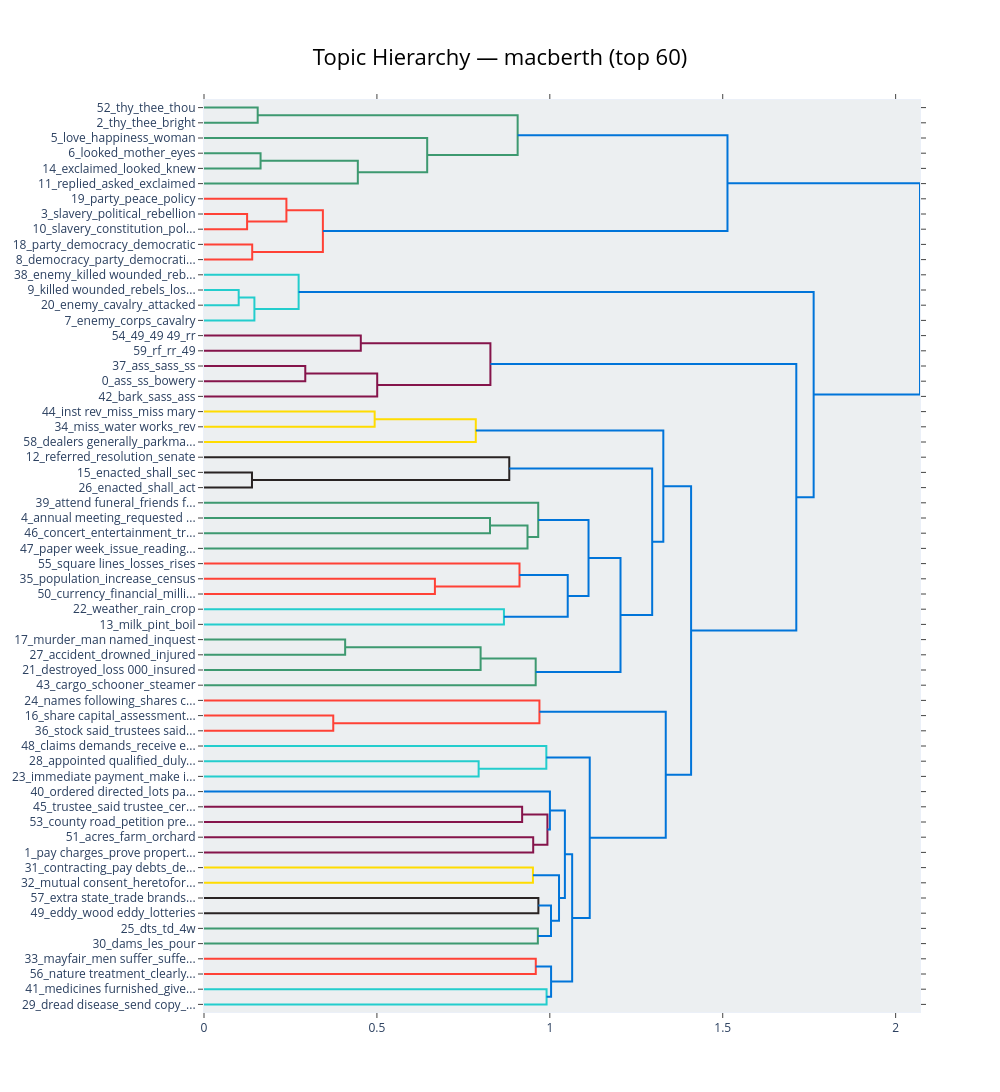

Notebook code cell kept with this figure:
### Code cell
# Hierarchical clustering of topics — groups similar topics into a dendrogram.
# Useful for identifying topic families (e.g. all slavery-related topics together).
fig = topic_model.visualize_hierarchy(
    top_n_topics=60,   # reduce for readability; None = all
    title=f'Topic Hierarchy — {MODEL_NAME} (top 60)',
)
fig.show()

### Figure 1 — Plotly figure (JSON) as saved in the notebook; plotly's stock layout.template omitted (floating-point values rounded to 4 significant figures)
{"data": [{"hoverinfo": "text", "marker": {"color": "rgb(61,153,112)"}, "mode": "lines", "type": "scatter", "x": [0.0, 0.1552, 0.1552, 0.0], "xaxis": "x", "y": [-5.0, -5.0, -15.0, -15.0], "yaxis": "y"}, {"hoverinfo": "text", "marker": {"color": "rgb(61,153,112)"}, "mode": "lines", "type": "scatter", "x": [0.0, 0.1636, 0.1636, 0.0], "xaxis": "x", "y": [-35.0, -35.0, -45.0, -45.0], "yaxis": "y"}, {"hoverinfo": "text", "marker": {"color": "rgb(61,153,112)"}, "mode": "lines", "type": "scatter", "x": [0.1636, 0.4448, 0.4448, 0.0], "xaxis": "x", "y": [-40.0, -40.0, -55.0, -55.0], "yaxis": "y"}, {"hoverinfo": "text", "marker": {"color": "rgb(61,153,112)"}, "mode": "lines", "type": "scatter", "x": [0.0, 0.6454, 0.6454, 0.4448], "xaxis": "x", "y": [-25.0, -25.0, -47.5, -47.5], "yaxis": "y"}, {"hoverinfo": "text", "marker": {"color": "rgb(61,153,112)"}, "mode": "lines", "type": "scatter", "x": [0.1552, 0.907, 0.907, 0.6454], "xaxis": "x", "y": [-10.0, -10.0, -36.25, -36.25], "yaxis": "y"}, {"hoverinfo": "text", "marker": {"color": "rgb(255,65,54)"}, "mode": "lines", "type": "scatter", "x": [0.0, 0.1246, 0.1246, 0.0], "xaxis": "x", "y": [-75.0, -75.0, -85.0, -85.0], "yaxis": "y"}, {"hoverinfo": "text", "marker": {"color": "rgb(255,65,54)"}, "mode": "lines", "type": "scatter", "x": [0.0, 0.2383, 0.2383, 0.1246], "xaxis": "x", "y": [-65.0, -65.0, -80.0, -80.0], "yaxis": "y"}, {"hoverinfo": "text", "marker": {"color": "rgb(255,65,54)"}, "mode": "lines", "type": "scatter", "x": [0.0, 0.1394, 0.1394, 0.0], "xaxis": "x", "y": [-95.0, -95.0, -105.0, -105.0], "yaxis": "y"}, {"hoverinfo": "text", "marker": {"color": "rgb(255,65,54)"}, "mode": "lines", "type": "scatter", "x": [0.2383, 0.3438, 0.3438, 0.1394], "xaxis": "x", "y": [-72.5, -72.5, -100.0, -100.0], "yaxis": "y"}, {"hoverinfo": "text", "marker": {"color": "rgb(0,116,217)"}, "mode": "lines", "type": "scatter", "x": [0.907, 1.514, 1.514, 0.3438], "xaxis": "x", "y": [-23.12, -23.12, -86.25, -86.25], "yaxis": "y"}, {"hoverinfo": "text", "marker": {"color": "rgb(35,205,205)"}, "mode": "lines", "type": "scatter", "x": [0.0, 0.1003, 0.1003, 0.0], "xaxis": "x", "y": [-125.0, -125.0, -135.0, -135.0], "yaxis": "y"}, {"hoverinfo": "text", "marker": {"color": "rgb(35,205,205)"}, "mode": "lines", "type": "scatter", "x": [0.1003, 0.1457, 0.1457, 0.0], "xaxis": "x", "y": [-130.0, -130.0, -145.0, -145.0], "yaxis": "y"}, {"hoverinfo": "text", "marker": {"color": "rgb(35,205,205)"}, "mode": "lines", "type": "scatter", "x": [0.0, 0.2736, 0.2736, 0.1457], "xaxis": "x", "y": [-115.0, -115.0, -137.5, -137.5], "yaxis": "y"}, {"hoverinfo": "text", "marker": {"color": "rgb(133,20,75)"}, "mode": "lines", "type": "scatter", "x": [0.0, 0.4534, 0.4534, 0.0], "xaxis": "x", "y": [-155.0, -155.0, -165.0, -165.0], "yaxis": "y"}, {"hoverinfo": "text", "marker": {"color": "rgb(133,20,75)"}, "mode": "lines", "type": "scatter", "x": [0.0, 0.2929, 0.2929, 0.0], "xaxis": "x", "y": [-175.0, -175.0, -185.0, -185.0], "yaxis": "y"}, {"hoverinfo": "text", "marker": {"color": "rgb(133,20,75)"}, "mode": "lines", "type": "scatter", "x": [0.2929, 0.5009, 0.5009, 0.0], "xaxis": "x", "y": [-180.0, -180.0, -195.0, -195.0], "yaxis": "y"}, {"hoverinfo": "text", "marker": {"color": "rgb(133,20,75)"}, "mode": "lines", "type": "scatter", "x": [0.4534, 0.8282, 0.8282, 0.5009], "xaxis": "x", "y": [-160.0, -160.0, -187.5, -187.5], "yaxis": "y"}, {"hoverinfo": "text", "marker": {"color": "rgb(255,220,0)"}, "mode": "lines", "type": "scatter", "x": [0.0, 0.4935, 0.4935, 0.0], "xaxis": "x", "y": [-205.0, -205.0, -215.0, -215.0], "yaxis": "y"}, {"hoverinfo": "text", "marker": {"color": "rgb(255,220,0)"}, "mode": "lines", "type": "scatter", "x": [0.4935, 0.7859, 0.7859, 0.0], "xaxis": "x", "y": [-210.0, -210.0, -225.0, -225.0], "yaxis": "y"}, {"hoverinfo": "text", "marker": {"color": "rgb(40,35,35)"}, "mode": "lines", "type": "scatter", "x": [0.0, 0.1388, 0.1388, 0.0], "xaxis": "x", "y": [-245.0, -245.0, -255.0, -255.0], "yaxis": "y"}, {"hoverinfo": "text", "marker": {"color": "rgb(40,35,35)"}, "mode": "lines", "type": "scatter", "x": [0.0, 0.8827, 0.8827, 0.1388], "xaxis": "x", "y": [-235.0, -235.0, -250.0, -250.0], "yaxis": "y"}, {"hoverinfo": "text", "marker": {"color": "rgb(61,153,112)"}, "mode": "lines", "type": "scatter", "x": [0.0, 0.827, 0.827, 0.0], "xaxis": "x", "y": [-275.0, -275.0, -285.0, -285.0], "yaxis": "y"}, {"hoverinfo": "text", "marker": {"color": "rgb(61,153,112)"}, "mode": "lines", "type": "scatter", "x": [0.827, 0.9355, 0.9355, 0.0], "xaxis": "x", "y": [-280.0, -280.0, -295.0, -295.0], "yaxis": "y"}, {"hoverinfo": "text", "marker": {"color": "rgb(61,153,112)"}, "mode": "lines", "type": "scatter", "x": [0.0, 0.9665, 0.9665, 0.9355], "xaxis": "x", "y": [-265.0, -265.0, -287.5, -287.5], "yaxis": "y"}, {"hoverinfo": "text", "marker": {"color": "rgb(255,65,54)"}, "mode": "lines", "type": "scatter", "x": [0.0, 0.6677, 0.6677, 0.0], "xaxis": "x", "y": [-315.0, -315.0, -325.0, -325.0], "yaxis": "y"}, {"hoverinfo": "text", "marker": {"color": "rgb(255,65,54)"}, "mode": "lines", "type": "scatter", "x": [0.0, 0.9123, 0.9123, 0.6677], "xaxis": "x", "y": [-305.0, -305.0, -320.0, -320.0], "yaxis": "y"}, {"hoverinfo": "text", "marker": {"color": "rgb(35,205,205)"}, "mode": "lines", "type": "scatter", "x": [0.0, 0.8673, 0.8673, 0.0], "xaxis": "x", "y": [-335.0, -335.0, -345.0, -345.0], "yaxis": "y"}, {"hoverinfo": "text", "marker": {"color": "rgb(0,116,217)"}, "mode": "lines", "type": "scatter", "x": [0.9123, 1.052, 1.052, 0.8673], "xaxis": "x", "y": [-312.5, -312.5, -340.0, -340.0], "yaxis": "y"}, {"hoverinfo": "text", "marker": {"color": "rgb(0,116,217)"}, "mode": "lines", "type": "scatter", "x": [0.9665, 1.112, 1.112, 1.052], "xaxis": "x", "y": [-276.2, -276.2, -326.2, -326.2], "yaxis": "y"}, {"hoverinfo": "text", "marker": {"color": "rgb(61,153,112)"}, "mode": "lines", "type": "scatter", "x": [0.0, 0.4082, 0.4082, 0.0], "xaxis": "x", "y": [-355.0, -355.0, -365.0, -365.0], "yaxis": "y"}, {"hoverinfo": "text", "marker": {"color": "rgb(61,153,112)"}, "mode": "lines", "type": "scatter", "x": [0.4082, 0.7999, 0.7999, 0.0], "xaxis": "x", "y": [-360.0, -360.0, -375.0, -375.0], "yaxis": "y"}, {"hoverinfo": "text", "marker": {"color": "rgb(61,153,112)"}, "mode": "lines", "type": "scatter", "x": [0.7999, 0.9591, 0.9591, 0.0], "xaxis": "x", "y": [-367.5, -367.5, -385.0, -385.0], "yaxis": "y"}, {"hoverinfo": "text", "marker": {"color": "rgb(0,116,217)"}, "mode": "lines", "type": "scatter", "x": [1.112, 1.204, 1.204, 0.9591], "xaxis": "x", "y": [-301.2, -301.2, -376.2, -376.2], "yaxis": "y"}, {"hoverinfo": "text", "marker": {"color": "rgb(0,116,217)"}, "mode": "lines", "type": "scatter", "x": [0.8827, 1.296, 1.296, 1.204], "xaxis": "x", "y": [-242.5, -242.5, -338.8, -338.8], "yaxis": "y"}, {"hoverinfo": "text", "marker": {"color": "rgb(0,116,217)"}, "mode": "lines", "type": "scatter", "x": [0.7859, 1.328, 1.328, 1.296], "xaxis": "x", "y": [-217.5, -217.5, -290.6, -290.6], "yaxis": "y"}, {"hoverinfo": "text", "marker": {"color": "rgb(255,65,54)"}, "mode": "lines", "type": "scatter", "x": [0.0, 0.3738, 0.3738, 0.0], "xaxis": "x", "y": [-405.0, -405.0, -415.0, -415.0], "yaxis": "y"}, {"hoverinfo": "text", "marker": {"color": "rgb(255,65,54)"}, "mode": "lines", "type": "scatter", "x": [0.0, 0.97, 0.97, 0.3738], "xaxis": "x", "y": [-395.0, -395.0, -410.0, -410.0], "yaxis": "y"}, {"hoverinfo": "text", "marker": {"color": "rgb(35,205,205)"}, "mode": "lines", "type": "scatter", "x": [0.0, 0.7941, 0.7941, 0.0], "xaxis": "x", "y": [-435.0, -435.0, -445.0, -445.0], "yaxis": "y"}, {"hoverinfo": "text", "marker": {"color": "rgb(35,205,205)"}, "mode": "lines", "type": "scatter", "x": [0.0, 0.9899, 0.9899, 0.7941], "xaxis": "x", "y": [-425.0, -425.0, -440.0, -440.0], "yaxis": "y"}, {"hoverinfo": "text", "marker": {"color": "rgb(133,20,75)"}, "mode": "lines", "type": "scatter", "x": [0.0, 0.92, 0.92, 0.0], "xaxis": "x", "y": [-465.0, -465.0, -475.0, -475.0], "yaxis": "y"}, {"hoverinfo": "text", "marker": {"color": "rgb(133,20,75)"}, "mode": "lines", "type": "scatter", "x": [0.0, 0.9519, 0.9519, 0.0], "xaxis": "x", "y": [-485.0, -485.0, -495.0, -495.0], "yaxis": "y"}, {"hoverinfo": "text", "marker": {"color": "rgb(133,20,75)"}, "mode": "lines", "type": "scatter", "x": [0.92, 0.9931, 0.9931, 0.9519], "xaxis": "x", "y": [-470.0, -470.0, -490.0, -490.0], "yaxis": "y"}, {"hoverinfo": "text", "marker": {"color": "rgb(0,116,217)"}, "mode": "lines", "type": "scatter", "x": [0.0, 1.0, 1.0, 0.9931], "xaxis": "x", "y": [-455.0, -455.0, -480.0, -480.0], "yaxis": "y"}, {"hoverinfo": "text", "marker": {"color": "rgb(255,220,0)"}, "mode": "lines", "type": "scatter", "x": [0.0, 0.9512, 0.9512, 0.0], "xaxis": "x", "y": [-505.0, -505.0, -515.0, -515.0], "yaxis": "y"}, {"hoverinfo": "text", "marker": {"color": "rgb(40,35,35)"}, "mode": "lines", "type": "scatter", "x": [0.0, 0.9669, 0.9669, 0.0], "xaxis": "x", "y": [-525.0, -525.0, -535.0, -535.0], "yaxis": "y"}, {"hoverinfo": "text", "marker": {"color": "rgb(61,153,112)"}, "mode": "lines", "type": "scatter", "x": [0.0, 0.9654, 0.9654, 0.0], "xaxis": "x", "y": [-545.0, -545.0, -555.0, -555.0], "yaxis": "y"}, {"hoverinfo": "text", "marker": {"color": "rgb(0,116,217)"}, "mode": "lines", "type": "scatter", "x": [0.9669, 1.003, 1.003, 0.9654], "xaxis": "x", "y": [-530.0, -530.0, -550.0, -550.0], "yaxis": "y"}, {"hoverinfo": "text", "marker": {"color": "rgb(0,116,217)"}, "mode": "lines", "type": "scatter", "x": [0.9512, 1.027, 1.027, 1.003], "xaxis": "x", "y": [-510.0, -510.0, -540.0, -540.0], "yaxis": "y"}, {"hoverinfo": "text", "marker": {"color": "rgb(0,116,217)"}, "mode": "lines", "type": "scatter", "x": [1.0, 1.044, 1.044, 1.027], "xaxis": "x", "y": [-467.5, -467.5, -525.0, -525.0], "yaxis": "y"}, {"hoverinfo": "text", "marker": {"color": "rgb(255,65,54)"}, "mode": "lines", "type": "scatter", "x": [0.0, 0.9594, 0.9594, 0.0], "xaxis": "x", "y": [-565.0, -565.0, -575.0, -575.0], "yaxis": "y"}, {"hoverinfo": "text", "marker": {"color": "rgb(35,205,205)"}, "mode": "lines", "type": "scatter", "x": [0.0, 0.9906, 0.9906, 0.0], "xaxis": "x", "y": [-585.0, -585.0, -595.0, -595.0], "yaxis": "y"}, {"hoverinfo": "text", "marker": {"color": "rgb(0,116,217)"}, "mode": "lines", "type": "scatter", "x": [0.9594, 1.004, 1.004, 0.9906], "xaxis": "x", "y": [-570.0, -570.0, -590.0, -590.0], "yaxis": "y"}, {"hoverinfo": "text", "marker": {"color": "rgb(0,116,217)"}, "mode": "lines", "type": "scatter", "x": [1.044, 1.065, 1.065, 1.004], "xaxis": "x", "y": [-496.2, -496.2, -580.0, -580.0], "yaxis": "y"}, {"hoverinfo": "text", "marker": {"color": "rgb(0,116,217)"}, "mode": "lines", "type": "scatter", "x": [0.9899, 1.115, 1.115, 1.065], "xaxis": "x", "y": [-432.5, -432.5, -538.1, -538.1], "yaxis": "y"}, {"hoverinfo": "text", "marker": {"color": "rgb(0,116,217)"}, "mode": "lines", "type": "scatter", "x": [0.97, 1.335, 1.335, 1.115], "xaxis": "x", "y": [-402.5, -402.5, -485.3, -485.3], "yaxis": "y"}, {"hoverinfo": "text", "marker": {"color": "rgb(0,116,217)"}, "mode": "lines", "type": "scatter", "x": [1.328, 1.409, 1.409, 1.335], "xaxis": "x", "y": [-254.1, -254.1, -443.9, -443.9], "yaxis": "y"}, {"hoverinfo": "text", "marker": {"color": "rgb(0,116,217)"}, "mode": "lines", "type": "scatter", "x": [0.8282, 1.713, 1.713, 1.409], "xaxis": "x", "y": [-173.8, -173.8, -349.0, -349.0], "yaxis": "y"}, {"hoverinfo": "text", "marker": {"color": "rgb(0,116,217)"}, "mode": "lines", "type": "scatter", "x": [0.2736, 1.763, 1.763, 1.713], "xaxis": "x", "y": [-126.2, -126.2, -261.4, -261.4], "yaxis": "y"}, {"hoverinfo": "text", "marker": {"color": "rgb(0,116,217)"}, "mode": "lines", "type": "scatter", "x": [1.514, 2.07, 2.07, 1.763], "xaxis": "x", "y": [-54.69, -54.69, -193.8, -193.8], "yaxis": "y"}], "layout": {"autosize": false, "height": 1100, "hoverlabel": {"bgcolor": "white", "font": {"family": "Rockwell", "size": 16}}, "hovermode": "closest", "plot_bgcolor": "#ECEFF1", "showlegend": false, "title": {"font": {"color": "Black", "size": 22}, "text": "Topic Hierarchy — macberth (top 60)", "x": 0.5, "xanchor": "center", "yanchor": "top"}, "width": 1000, "xaxis": {"mirror": "allticks", "rangemode": "tozero", "showgrid": false, "showline": true, "showticklabels": true, "ticks": "outside", "type": "linear", "zeroline": false}, "yaxis": {"mirror": "allticks", "range": [-600, 0], "rangemode": "tozero", "showgrid": false, "showline": true, "showticklabels": true, "tickmode": "array", "ticks": "outside", "ticktext": ["52_thy_thee_thou", "2_thy_thee_bright", "5_love_happiness_woman", "6_looked_mother_eyes", "14_exclaimed_looked_knew", "11_replied_asked_exclaimed", "19_party_peace_policy", "3_slavery_political_rebellion", "10_slavery_constitution_pol...", "18_party_democracy_democratic", "8_democracy_party_democrati...", "38_enemy_killed wounded_reb...", "9_killed wounded_rebels_los...", "20_enemy_cavalry_attacked", "7_enemy_corps_cavalry", "54_49_49 49_rr", "59_rf_rr_49", "37_ass_sass_ss", "0_ass_ss_bowery", "42_bark_sass_ass", "44_inst rev_miss_miss mary", "34_miss_water works_rev", "58_dealers generally_parkma...", "12_referred_resolution_senate", "15_enacted_shall_sec", "26_enacted_shall_act", "39_attend funeral_friends f...", "4_annual meeting_requested ...", "46_concert_entertainment_tr...", "47_paper week_issue_reading...", "55_square lines_losses_rises", "35_population_increase_census", "50_currency_financial_milli...", "22_weather_rain_crop", "13_milk_pint_boil", "17_murder_man named_inquest", "27_accident_drowned_injured", "21_destroyed_loss 000_insured", "43_cargo_schooner_steamer", "24_names following_shares c...", "16_share capital_assessment...", "36_stock said_trustees said...", "48_claims demands_receive e...", "28_appointed qualified_duly...", "23_immediate payment_make i...", "40_ordered directed_lots pa...", "45_trustee_said trustee_cer...", "53_county road_petition pre...", "51_acres_farm_orchard", "1_pay charges_prove propert...", "31_contracting_pay debts_de...", "32_mutual consent_heretofor...", "57_extra state_trade brands...", "49_eddy_wood eddy_lotteries", "25_dts_td_4w", "30_dams_les_pour", "33_mayfair_men suffer_suffe...", "56_nature treatment_clearly...", "41_medicines furnished_give...", "29_dread disease_send copy_..."], "tickvals": [-5, -15, -25, -35, -45, -55, -65, -75, -85, -95, -105, -115, -125, -135, -145, -155, -165, -175, -185, -195, -205, -215, -225, -235, -245, -255, -265, -275, -285, -295, -305, -315, -325, -335, -345, -355, -365, -375, -385, -395, -405, -415, -425, -435, -445, -455, -465, -475, -485, -495, -505, -515, -525, -535, -545, -555, -565, -575, -585, -595], "type": "linear", "zeroline": false}}}
